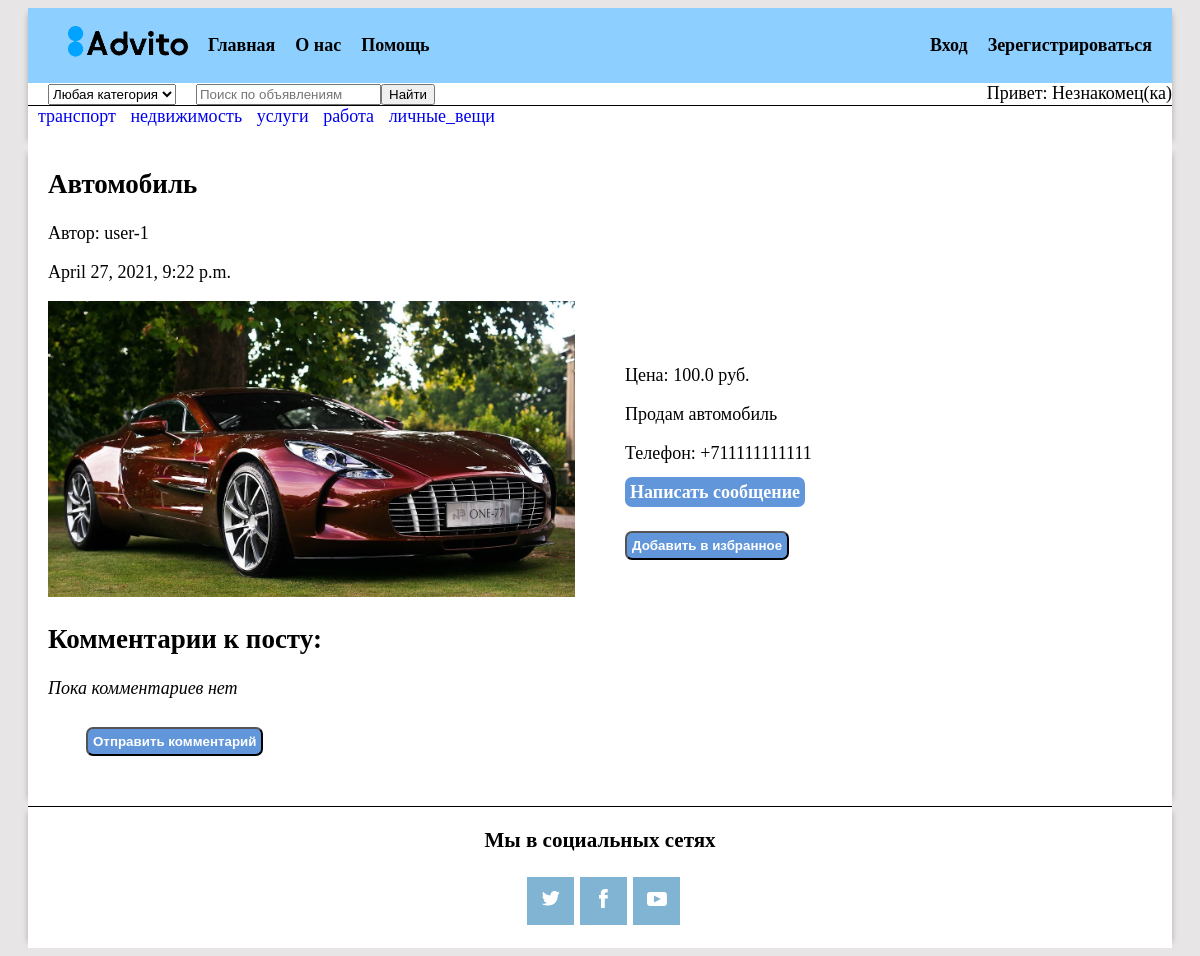
The page /advito/post/2/ on the database its author committed.
### advito/models.py (models this page shows, shortened)
class CategoryPost(models.Model):
    name_category = models.CharField(verbose_name="Категория", max_length=100)

class Post(models.Model):
    author = models.ForeignKey(User, on_delete=models.CASCADE)
    category = models.ForeignKey(CategoryPost, on_delete=models.CASCADE, verbose_name="Категория", related_name='category')
    price = models.FloatField(verbose_name="Цена", blank=True)
    name_descript = models.CharField(max_length=200,  blank=True, verbose_name="Название объявления")
    description = models.TextField(max_length=1000, blank=True, verbose_name="Описание объявления")
    image = models.ImageField(upload_to=user_directory_path, verbose_name="Фото объявления")
    date_pub = models.DateTimeField(default=timezone.now, verbose_name="Дата объявления")
    date_edit = models.DateTimeField(default=timezone.now, verbose_name="Дата редактирования")
    class Meta:
        ordering=['-date_pub']

class Profile(models.Model):
    user = models.OneToOneField(User, on_delete=models.CASCADE, related_name='user_profile')
    birth_date = models.DateField(verbose_name='Дата рождения', blank=True, null=True, validators=[validate_birth_date])
    about = models.TextField(verbose_name="Информация о пользователе", blank=True, max_length=300)
    phone = models.CharField(verbose_name="Телефон", null=True, blank=True, max_length=50)
    avatar = models.ImageField(verbose_name="Фото пользователя", upload_to=user_avatar_path)
    town = models.CharField(verbose_name="Город", null=True, blank=True, max_length=30)
    subscribers = models.ManyToManyField(User, blank=True, verbose_name="Подписчики пользователя", related_name='subscribers')

### advito/views.py (the view, shortened to what this page needs)
# urls.py: path('post/<int:post_id>/', views.PostDetailView.as_view(), name='post_detail'),
class PostDetailView(DetailView):
    categories = CategoryPost.objects.all()
    extra_context = {'categories':categories, }
    model = Post
    pk_url_kwarg = 'post_id'
    template_name = 'advito/post_detail.html'
    comment_form_class = CommentForm
    context={}
    def get(self, request, post_id, *args, **kwargs):
        self.object = self.get_object()
        profile = Profile.objects.get(user=self.object.author)
        context = self.get_context_data(object=self.object)
        context['profile'] = profile
        context['comments'] = Comment.objects.filter(in_post__id=post_id).order_by('-date_publish')
        if request.user.is_authenticated:
            context['comment_form'] = self.comment_form_class()
        return self.render_to_response(context)

### advito/templates/advito/post_detail.html (shortened to what this page needs)
{% extends 'advito/base_advito.html' %}
{% block content %}
  <div class="post-detail-main">
    <div class="post-detail">
      <h1>{{ post.name_descript }}</h1>
      <p>Автор: {{ post.author }}</p>
      <p>{{ post.date_pub }}</p>
      <img class="img" alt="post image" src="{{ post.image.url }}">
    </div>
    <div class="post-detail post-detail__info">
      <p class="price">Цена: {{ post.price }} pуб.</p>
      <p class="text">{{ post.description }}</p>
      <p>Телефон: {{ profile.phone }}</p>
      {% if post.author != user %}
        <p><a class="message-button" href="{% url 'advito:post_message' post.id %}">Написать сообщение</a></p>
        <form class="add-favorite__form" method="POST">
          <button class="add-vaforite-button" type="submit" name="button_add_post">Добавить в избранное</button>
        </form>
      {% endif %}
    </div>
  </div>
  {% if post.author != user %}
    <div class="comments">
      <h2>Комментарии к посту:</h2>
      {% if comments %}
        <ul>
          {% for comment in comments %}
            <li>
              <p>Автор: <a href="#">{{ comment.author }}</a></p>
              <p>{{ comment.date_publish }}</p>
              <p>{{ comment.text }}</p>
              <hr>
            </li>
          {% endfor %}
        </ul>
      {% else %}
        <p><i>Пока комментариев нет</i></p>
      {% endif %}
      <form class="comment__form" method="POST">
        <button class="button" type="submit" name="button_send_coment">Отправить комментарий</button>
      </form>
    </div>
  {% endif %}
{% endblock  %}

### templates/base.html (shortened to what this page needs)
{% load static %}
<!DOCTYPE html>
<html lang="en">
  <head>
    <link rel="stylesheet" type="text/css" href="{% static 'advito/css/common.css' %}">
    <link rel="stylesheet" type="text/css" href="{% static 'advito/css/style.css' %}">
  </head>
  <body>
    <header class="container-back">
      <div class="container">
        <nav class="navigation">
          <div class="container-nav">
            <div class="navbar">
              <ul class="navbar-nav">
                <li class="nav-item">
                <a class="logo" href="{% url 'advito:index' %}">
                  <img class="logo__img" src="{% static 'img/icon.png' %}" alt="Иконка сайта">
                </a>
                </li>
                <li class="nav-item">
                  <a class="nav-link" aria-current="page" href="{% url 'advito:index' %}">Главная</a>
                </li>
                <li class="nav-item">
                  <a class="nav-link" href="#">О нас</a>
                </li>
                <li class="nav-item">
                  <a class="nav-link" href="/advito/support/">Помощь</a>
                </li>
              </ul>
            </div>
          </div>
          <div class="navbar">
            <ul class="navbar-nav">
              {% if not user.is_authenticated %}
                <li class="nav-item">
                  <a class="nav-link" href="{% url 'advito:login' %}">Вход</a>
                </li>
                <li class="nav-item">
                  <a class="nav-link" href="{% url 'advito:signup' %}">Зерегистрироваться</a>
                </li>
                {% else %}
                <li class="nav-item">
                  <a class="nav-link" href="{% url 'advito:post_create' %}">Разместить объявление</a>
                </li>
                {% endif %}
            </ul>
          </div>
        </nav>
        <div class="index-form" data-marker="search-form">
          <div class="category">
            <div class="category-select">
              <select name="category_id" class="select" style="height: 21px;">
                <option>
                  <a href="{% url 'advito:index' %}">Любая категория</a>
                </option>
              </select>
            </div>
          </div>
          <div class="form">
            <input type="text" placeholder="Поиск по объявлениям" maxlength="100" class="suggest">
          </div>
          <div class="form-button">
            <button class="button-element">
              <span class="button-text">Найти</span>
            </button>
          </div>
          <div class="username">
            <span> Привет:&nbsp</span>
            {% if not user.is_authenticated %}
              <span> Незнакомец(ка)</span>
            {% else %}
            <span>{{ user }};</span>
              <span>&nbsp Редактировать: &nbsp</span>
              <a class="profile__href" href="{% url 'advito:profile' user.id %}">My Profile;</a>
              <a class="profile-exit__href" href="{% url 'advito:logout' %}">Выход</a>
            {% endif %}
          </div>
        </div>
        <div>
          {% for category in categories %}
            <a class="category__href" href="/advito/category/{{ category.id }}">
              {{ category.name_category }}
            </a>
          {% endfor %}
        </div>
    </div>
  </header>
    <main class="container-back">
      <section class="section container">
        {% block content %}{% endblock  %}
      </section>
    </main>
    <footer class="container-back">
      <div class="footer container">
        <div class="footer-social">
          <h3> Мы в социальных сетях</h3>
          <ul class="footer-social__list">
            <li class="footer-social__item">
              <a class = "footer-social__link" href="https://twitter.com/">
              </a>
            </li>
            <li class="footer-social__item">
              <a class = "footer-social__link" href="https://www.facebook.com">
              </a>
            </li>
            <li class="footer-social__item">
              <a class="footer-social__link" href="https://www.youtube.com">
                <svg class="footer__logo-svg" width="20" height="14" viewBox="0 0 20 14" fill="none"
                  xmlns="http://www.w3.org/2000/svg">
                  <path d="M17.1 0H2.8C1.3 0 0 1.3 0 2.8V11.1C0 12.7 1.3 14 2.8 14H17.1C18.7
                  14 19.9 12.7 19.9 11.2V2.8C20 1.3 18.7 0 17.1 0ZM7 10.4V3.6L13.8 7L7 10.4Z"/>
                </svg>
              </a>
            </li>
          </ul>
        </div>
      </div>
    </footer>
  </body>
</html>

### static/css/common.css (style rules this page uses)
html { background-color: #E7E5E5; box-sizing: border-box; font-family: 'Times New Roman', serif; }
body { font-size: 18px; }
a { text-decoration: none; cursor: pointer; }
li { list-style-type: none }
img { max-width: 100%; }
.container-back { box-sizing: border-box; display: flex; width: 100%; margin: 0 auto; background-color: #E7E5E5; padding-left: 20px; padding-right: 20px; }
.container { width: 100%; max-width: 1200px; padding-bottom: 20px; margin: 0 auto; background-color:#FFFFFF; box-shadow: 6px 0px 6px -6px rgba(0,0,0,0.25), -6px 0px 6px -6px rgba(0,0,0,0.25); }
.navigation { display:flex; background-color: #8DCFFF; justify-content: space-between; flex-wrap: wrap; }
.navbar { display: flex; }
.navbar-nav { display:flex; align-self: center; flex-wrap: wrap; }
.nav-item { margin-right:20px; display: flex; }
.logo { width: 120px; }
.nav-link { align-self: center; font-weight: bold; color: #000000; }
.index-form { display:flex; border-bottom: solid 1px; }
.category, .form { margin-left: 20px; }
.category__href { margin-left: 10px; }
.username { display: flex; justify-content: flex-end; flex-wrap: wrap; width: 100%; }
.footer { display: flex; border-top: solid 1px; }
.footer-social { margin: 0 auto; }
.footer-social__list { display: flex; margin: 0 auto; }
.footer-social__item { display: flex; background-color: #81B3D2; width: 47px; height: 48px; margin: 3px; cursor: pointer; }
.footer-social__link { margin: auto; display: block; }
.footer__logo-svg { fill: #FFFFFF; }

### static/css/style.css (style rules this page uses)
.section { box-sizing: border-box; padding-left: 20px; padding-right: 20px; padding-bottom: 20px; }
.message-button, .add-vaforite-button, .del-post-button, .create-post__button, .log-button__submit, .button__href, .button, .button__submit { cursor: pointer; border-radius: 7px; padding: 5px; background-color: rgb(98, 150, 218); font-weight: bold; color: #ffffff; max-width: 200px; margin-bottom: 10px; margin-top: 10px; }
.post-detail-main { display: flex; }
.post-detail { width: 50%; }
.post-detail__info { margin-top: 200px; margin-left: 50px; }
.comments { width: 40%; }
.comment__form { width: 80%; margin-left: 38px; padding-bottom: 20px; }

### rows shown on the page
CategoryPost: name_category "транспорт"
CategoryPost: name_category "недвижимость"
CategoryPost: name_category "услуги"
CategoryPost: name_category "работа"
CategoryPost: name_category "личные_вещи"
Post: name_descript "Автомобиль", author "user-1", date_pub "April 27, 2021, 9:22 p.m.", image (picture), price "100.0", description "Продам автомобиль"
Profile: phone "+711111111111"
